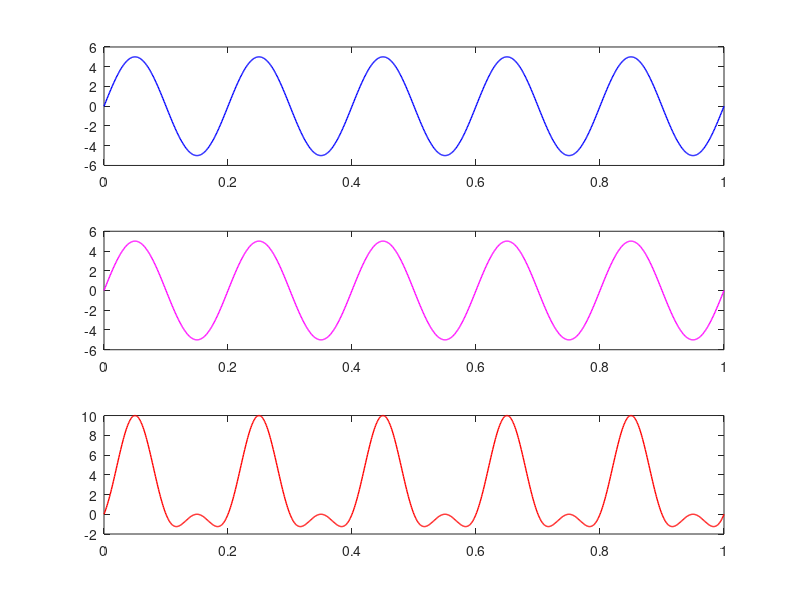

Reproduce this figure in MATLAB.
clc;
close all;
clear all;
%input
Am = input('Enter message signal amplitude');
Ac = input('Enter carrier signal amplitude');
fm = input('message frequency');  %fm<fc
fc = input('carrier frequency');
m =  Am/Ac;               %input('Enter modulation index');  %m <= 1
t = 0:0.001:1;

%Equation of the message signal
y1 = Am*sin(2*pi*fm*t);
subplot(3,1,1);
plot(t,y1,'blue','LineWidth',1);

%carrier
y2 = Ac*sin(2*pi*fc*t);
subplot(3,1,2);
plot(t,y2,'magenta','LineWidth',1);

%instantaneous voltage of resulting
y = Ac*(1+m*sin(2*pi*fm*t)).*sin(2*pi*fc*t);
subplot(3,1,3);
plot(t,y,'red','LineWidth',1);

fprintf('Mudulation index: %.2f',m);
%input 2 4 5 100